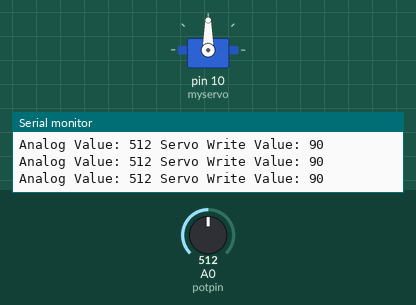
This sketch was run on a simulated Arduino Uno, built with avr-gcc and run on an emulated ATmega328P. Parts: servo, the last lines printed to the serial monitor. The inputs (shaded band) are chosen by the test bench; at power-on: A0 (potpin) = 512.

Above: at 1.2 s.
1.3 s: A0 (potpin) set to 554
At 1.9 s:
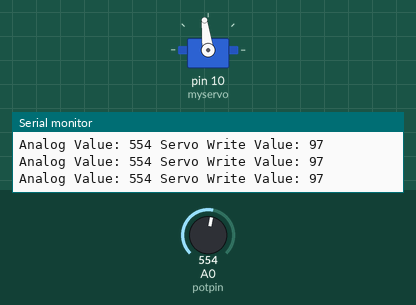
4.3 s: A0 (potpin) set to 587
At 5.3 s:
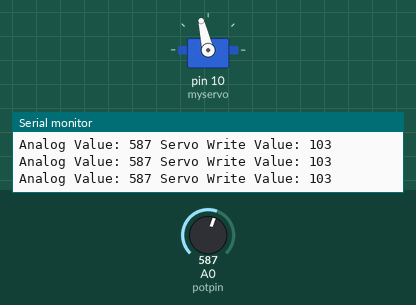
5.8 s: A0 (potpin) set to 306
At 7.0 s:
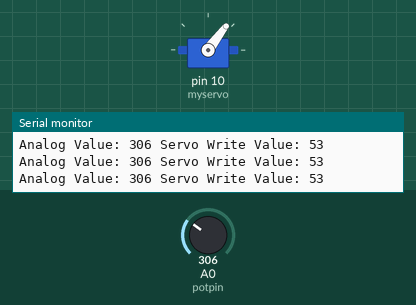
7.3 s: A0 (potpin) set to 109
At 7.9 s:
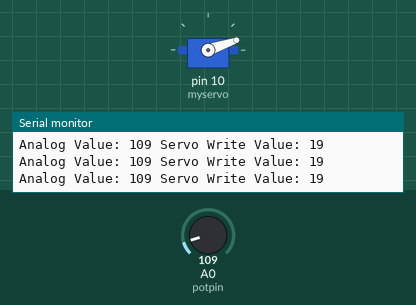
8.8 s: A0 (potpin) set to 90
At 9.9 s:
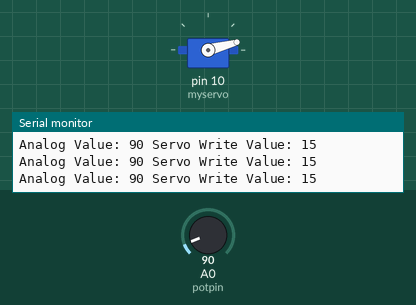
11.8 s: A0 (potpin) set to 122
At 13.2 s:
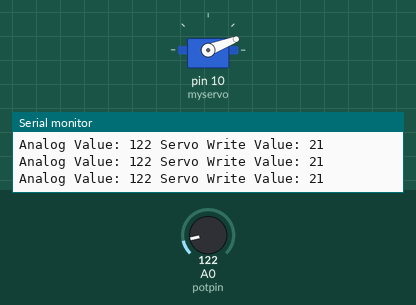
Timing chart, 0 to 14.3 s (numbered marks = the images above; inputs shaded):
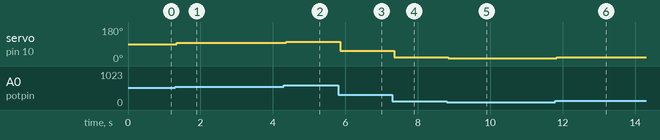

The sketch:

sourceCode.ino
```cpp
#include <Servo.h>
Servo myservo;

int potpin = A0;
int val;

void setup() {
  Serial.begin(9600);
  myservo.attach(10);
}

void loop() {
  val = analogRead(potpin);
  Serial.print("Analog Value: ");
  Serial.print(val);
  val = map(val, 0, 1023, 0, 180);
  Serial.print(" Servo Write Value: ");
  Serial.println(val);
  myservo.write(val);
  delay(10);
}
```

Measured:
- after the input at 1.3 s, servo on pin 10 (myservo): 90° → 97° at once
- after the input at 4.3 s, servo on pin 10 (myservo): 97° → 103° after 0.07 s
- after the input at 5.8 s, servo on pin 10 (myservo): 103° → 53° after 0.05 s
- after the input at 7.3 s, servo on pin 10 (myservo): 53° → 19° after 0.05 s
- after the input at 8.8 s, servo on pin 10 (myservo): 19° → 15° at once
- after the input at 11.8 s, servo on pin 10 (myservo): 15° → 21° at once
